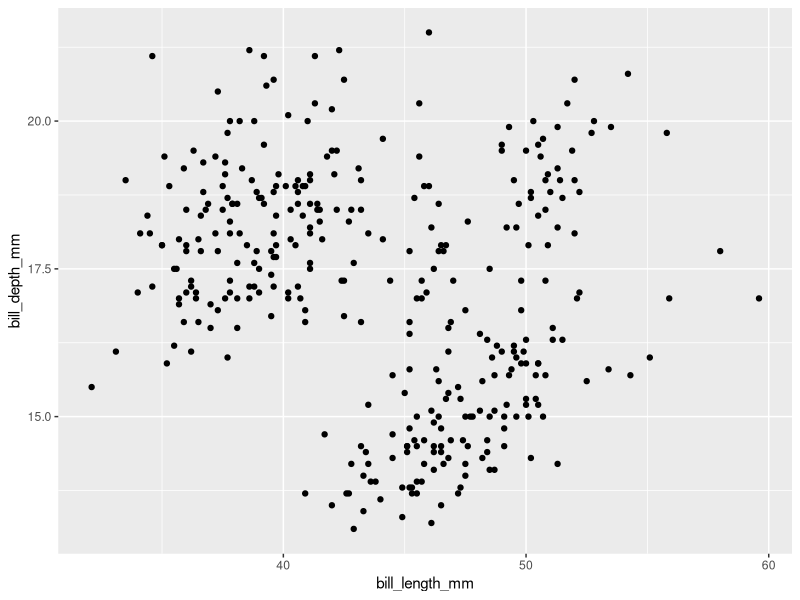
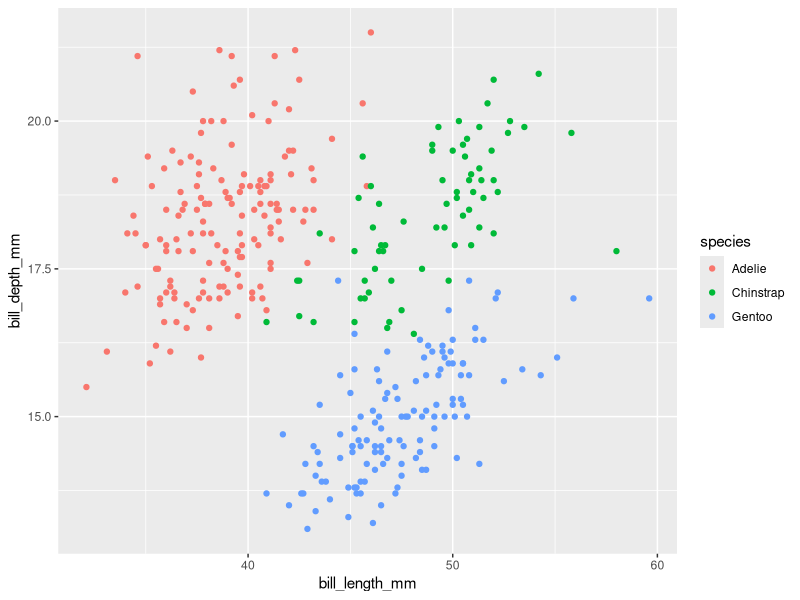
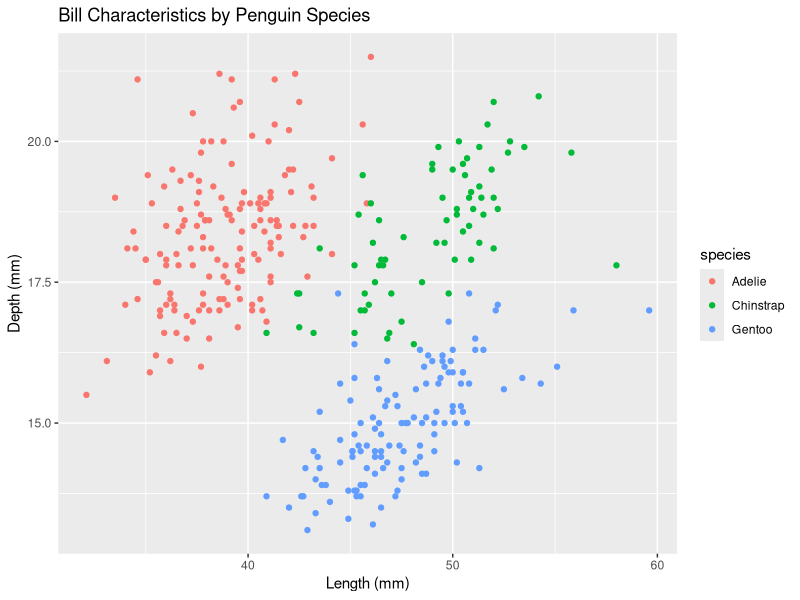
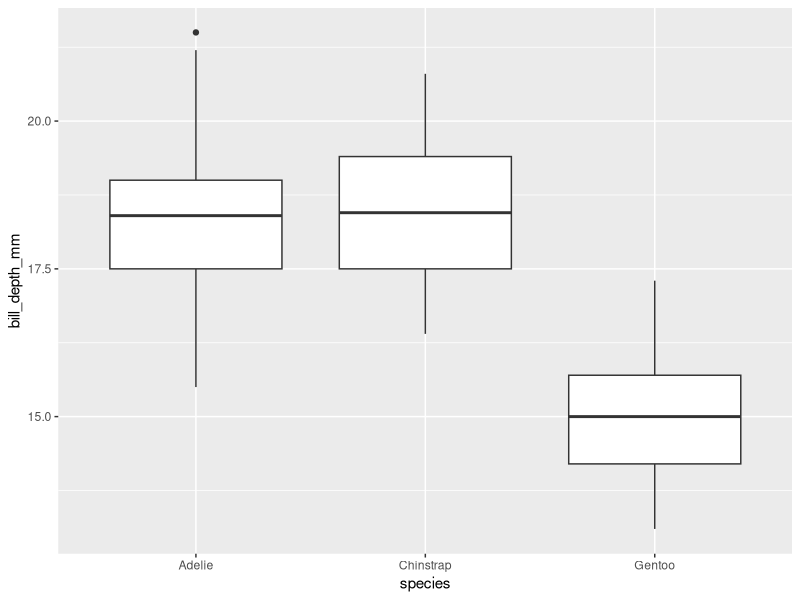
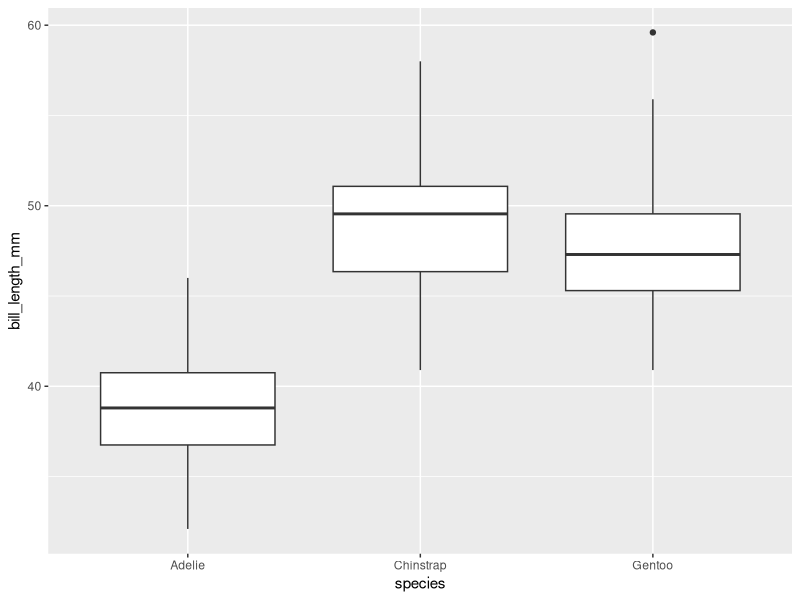
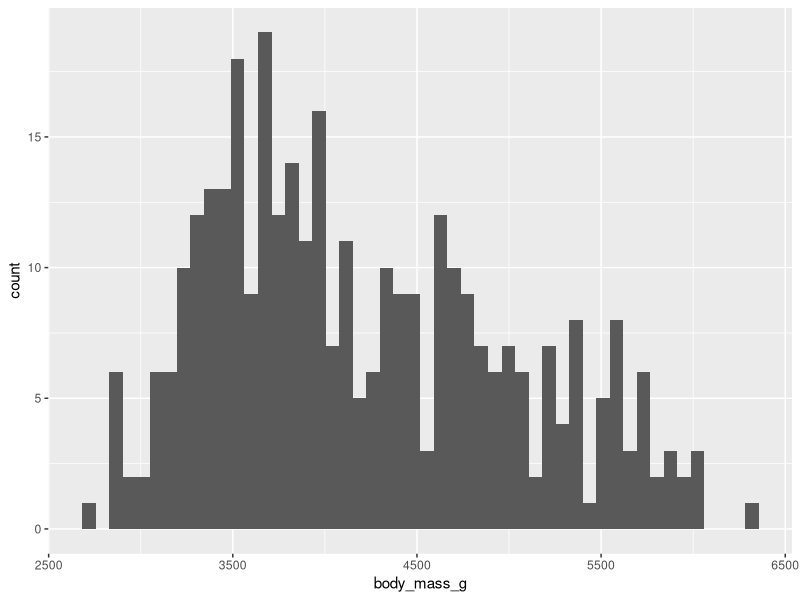
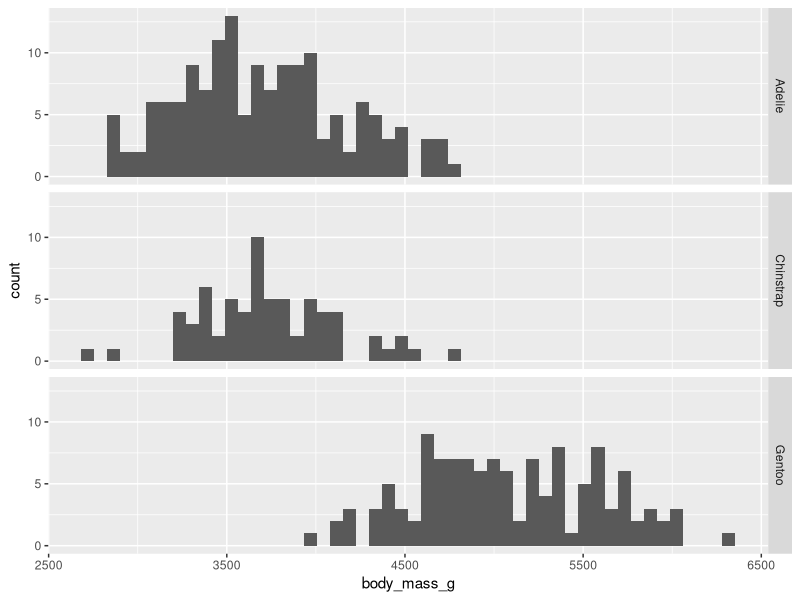

Source code (R) for these figures, in order:
# ggplot2 Answers

# We're using ggplot2:
library(ggplot2)

# Use the ggplot cheatsheetto help you: 
# In RStudio: Help menu > Cheatsheets > Data Visualization with ggplot2 will download the pdf cheatsheet

# If you don't have the penguins data package installed from day 2, 
# uncomment the lines below and run them before proceeding

#install.packages("remotes")
#remotes::install_github("allisonhorst/palmerpenguins")

# load the data
library(palmerpenguins) 

data("penguins")

# Remember the variable names by printing the names
# Information on the variables: https://github.com/allisonhorst/palmerpenguins
names(penguins)


# Make a scatterplot of bill length vs. depth
ggplot(penguins, aes(x=bill_length_mm, y=bill_depth_mm)) + 
  geom_point()


# Color the points by species by setting the color in aes()
ggplot(penguins, aes(x=bill_length_mm, y=bill_depth_mm, color=species)) + 
  geom_point()


# Clean up the plot labels and add a title
ggplot(penguins, aes(x=bill_length_mm, y=bill_depth_mm, color=species)) + 
  geom_point() + 
  labs(title="Bill Characteristics by Penguin Species",
       x="Length (mm)",
       y="Depth (mm)")


# Now, to help us compare differences in bill depth across species, make a 
# boxplot of bill_depth_mm by species.
ggplot(penguins, aes(x=species, y=bill_depth_mm)) + 
  geom_boxplot()


# Do the same for bill length
ggplot(penguins, aes(x=species, y=bill_length_mm)) + 
  geom_boxplot()


# Finally, make a histogram of body_mass_g
# The warning message you will get is OK; you can resolve it by setting the bins 
# argument to the geom function
ggplot(penguins, aes(body_mass_g)) + 
  geom_histogram(bins = 50)


# and then facet the histogram by species:
ggplot(penguins, aes(body_mass_g)) + 
  geom_histogram(bins = 50) + 
  facet_grid(species ~ .)


